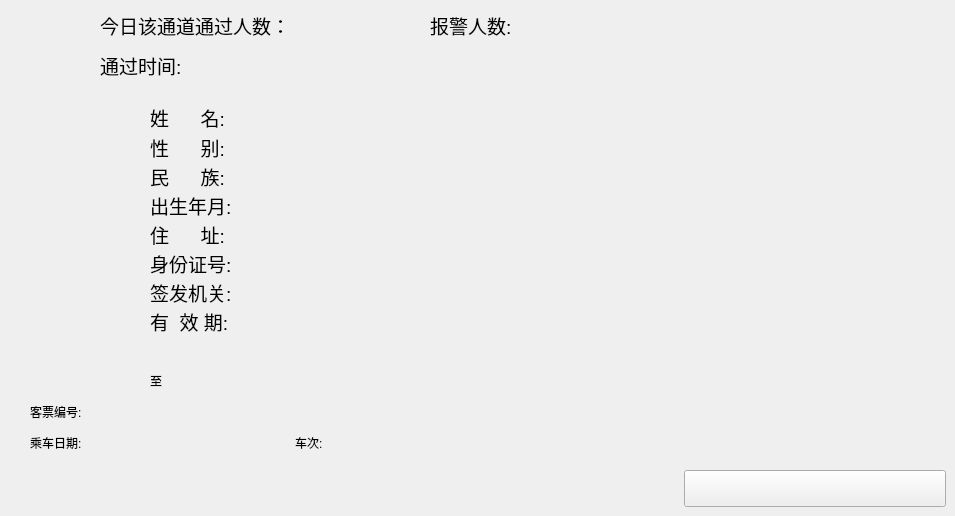
    <widget class="QWidget" name="page1">
     <widget class="QLabel" name="label_idcardusetime_3">
      <property name="geometry">
       <rect>
        <x>250</x>
        <y>311</y>
        <width>401</width>
        <height>21</height>
       </rect>
      </property>
      <property name="font">
       <font>
        <pointsize>14</pointsize>
       </font>
      </property>
      <property name="styleSheet">
       <string notr="true">border:0px </string>
      </property>
      <property name="text">
       <string/>
      </property>
     </widget>
     <widget class="QLabel" name="label_27">
      <property name="geometry">
       <rect>
        <x>150</x>
        <y>107</y>
        <width>91</width>
        <height>21</height>
       </rect>
      </property>
      <property name="font">
       <font>
        <pointsize>14</pointsize>
       </font>
      </property>
      <property name="styleSheet">
       <string notr="true">border:0px</string>
      </property>
      <property name="lineWidth">
       <number>0</number>
      </property>
      <property name="text">
       <string>姓      名:</string>
      </property>
     </widget>
     <widget class="QLabel" name="label_28">
      <property name="geometry">
       <rect>
        <x>150</x>
        <y>311</y>
        <width>91</width>
        <height>21</height>
       </rect>
      </property>
      <property name="font">
       <font>
        <pointsize>14</pointsize>
       </font>
      </property>
      <property name="styleSheet">
       <string notr="true">border:0px</string>
      </property>
      <property name="lineWidth">
       <number>0</number>
      </property>
      <property name="text">
       <string>有  效 期:</string>
      </property>
     </widget>
     <widget class="QLabel" name="label_29">
      <property name="geometry">
       <rect>
        <x>150</x>
        <y>253</y>
        <width>91</width>
        <height>21</height>
       </rect>
      </property>
      <property name="font">
       <font>
        <pointsize>14</pointsize>
       </font>
      </property>
      <property name="styleSheet">
       <string notr="true">border:0px</string>
      </property>
      <property name="lineWidth">
       <number>0</number>
      </property>
      <property name="text">
       <string>身份证号:</string>
      </property>
     </widget>
     <widget class="QLabel" name="label_30">
      <property name="geometry">
       <rect>
        <x>150</x>
        <y>282</y>
        <width>91</width>
        <height>21</height>
       </rect>
      </property>
      <property name="font">
       <font>
        <pointsize>14</pointsize>
       </font>
      </property>
      <property name="styleSheet">
       <string notr="true">border:0px</string>
      </property>
      <property name="lineWidth">
       <number>0</number>
      </property>
      <property name="text">
       <string>签发机关:</string>
      </property>
     </widget>
     <widget class="QLabel" name="label_31">
      <property name="geometry">
       <rect>
        <x>150</x>
        <y>166</y>
        <width>91</width>
        <height>21</height>
       </rect>
      </property>
      <property name="font">
       <font>
        <pointsize>14</pointsize>
       </font>
      </property>
      <property name="styleSheet">
       <string notr="true">border:0px</string>
      </property>
      <property name="lineWidth">
       <number>0</number>
      </property>
      <property name="text">
       <string>民      族:</string>
      </property>
     </widget>
     <widget class="QLabel" name="label_idcardsex_3">
      <property name="geometry">
       <rect>
        <x>250</x>
        <y>137</y>
        <width>201</width>
        <height>21</height>
       </rect>
      </property>
      <property name="font">
       <font>
        <pointsize>14</pointsize>
       </font>
      </property>
      <property name="styleSheet">
       <string notr="true">border:0px </string>
      </property>
      <property name="text">
       <string/>
      </property>
     </widget>
     <widget class="QLabel" name="label_idcarddepart_3">
      <property name="geometry">
       <rect>
        <x>250</x>
        <y>282</y>
        <width>401</width>
        <height>21</height>
       </rect>
      </property>
      <property name="font">
       <font>
        <pointsize>14</pointsize>
       </font>
      </property>
      <property name="styleSheet">
       <string notr="true">border:0px </string>
      </property>
      <property name="text">
       <string/>
      </property>
     </widget>
     <widget class="QLabel" name="label_idcardaddress_3">
      <property name="geometry">
       <rect>
        <x>250</x>
        <y>224</y>
        <width>471</width>
        <height>21</height>
       </rect>
      </property>
      <property name="font">
       <font>
        <pointsize>14</pointsize>
       </font>
      </property>
      <property name="styleSheet">
       <string notr="true">border:0px </string>
      </property>
      <property name="text">
       <string/>
      </property>
     </widget>
     <widget class="QLabel" name="label_idcardnum_3">
      <property name="geometry">
       <rect>
        <x>250</x>
        <y>253</y>
        <width>391</width>
        <height>21</height>
       </rect>
      </property>
      <property name="font">
       <font>
        <pointsize>14</pointsize>
       </font>
      </property>
      <property name="styleSheet">
       <string notr="true">border:0px </string>
      </property>
      <property name="text">
       <string/>
      </property>
     </widget>
     <widget class="QLabel" name="label_idcardnation_3">
      <property name="geometry">
       <rect>
        <x>250</x>
        <y>166</y>
        <width>201</width>
        <height>21</height>
       </rect>
      </property>
      <property name="font">
       <font>
        <pointsize>14</pointsize>
       </font>
      </property>
      <property name="styleSheet">
       <string notr="true">border:0px </string>
      </property>
      <property name="text">
       <string/>
      </property>
     </widget>
     <widget class="QLabel" name="label_32">
      <property name="geometry">
       <rect>
        <x>150</x>
        <y>224</y>
        <width>91</width>
        <height>21</height>
       </rect>
      </property>
      <property name="font">
       <font>
        <pointsize>14</pointsize>
       </font>
      </property>
      <property name="styleSheet">
       <string notr="true">border:0px</string>
      </property>
      <property name="lineWidth">
       <number>0</number>
      </property>
      <property name="text">
       <string>住      址:</string>
      </property>
     </widget>
     <widget class="QLabel" name="label_idcardpic_3">
      <property name="geometry">
       <rect>
        <x>30</x>
        <y>110</y>
        <width>102</width>
        <height>126</height>
       </rect>
      </property>
      <property name="text">
       <string/>
      </property>
     </widget>
     <widget class="QLabel" name="label_idcardbirthday_3">
      <property name="geometry">
       <rect>
        <x>250</x>
        <y>195</y>
        <width>201</width>
        <height>21</height>
       </rect>
      </property>
      <property name="font">
       <font>
        <pointsize>14</pointsize>
       </font>
      </property>
      <property name="styleSheet">
       <string notr="true">border:0px </string>
      </property>
      <property name="text">
       <string/>
      </property>
     </widget>
     <widget class="QLabel" name="label_idcardname_3">
      <property name="geometry">
       <rect>
        <x>250</x>
        <y>107</y>
        <width>201</width>
        <height>21</height>
       </rect>
      </property>
      <property name="font">
       <font>
        <pointsize>14</pointsize>
       </font>
      </property>
      <property name="styleSheet">
       <string notr="true">border:0px </string>
      </property>
      <property name="text">
       <string/>
      </property>
     </widget>
     <widget class="QLabel" name="label_33">
      <property name="geometry">
       <rect>
        <x>150</x>
        <y>137</y>
        <width>91</width>
        <height>21</height>
       </rect>
      </property>
      <property name="font">
       <font>
        <pointsize>14</pointsize>
       </font>
      </property>
      <property name="styleSheet">
       <string notr="true">border:0px</string>
      </property>
      <property name="lineWidth">
       <number>0</number>
      </property>
      <property name="text">
       <string>性      别:</string>
      </property>
     </widget>
     <widget class="QLabel" name="label_34">
      <property name="geometry">
       <rect>
        <x>150</x>
        <y>195</y>
        <width>91</width>
        <height>21</height>
       </rect>
      </property>
      <property name="font">
       <font>
        <pointsize>14</pointsize>
       </font>
      </property>
      <property name="styleSheet">
       <string notr="true">border:0px</string>
      </property>
      <property name="lineWidth">
       <number>0</number>
      </property>
      <property name="text">
       <string>出生年月:</string>
      </property>
     </widget>
     <widget class="QLabel" name="label_acrossnum_3">
      <property name="geometry">
       <rect>
        <x>290</x>
        <y>10</y>
        <width>91</width>
        <height>31</height>
       </rect>
      </property>
      <property name="font">
       <font>
        <pointsize>14</pointsize>
       </font>
      </property>
      <property name="styleSheet">
       <string notr="true">border:0px </string>
      </property>
      <property name="text">
       <string/>
      </property>
     </widget>
     <widget class="QLabel" name="label_35">
      <property name="geometry">
       <rect>
        <x>430</x>
        <y>10</y>
        <width>91</width>
        <height>31</height>
       </rect>
      </property>
      <property name="font">
       <font>
        <pointsize>14</pointsize>
       </font>
      </property>
      <property name="styleSheet">
       <string notr="true">border:0px</string>
      </property>
      <property name="lineWidth">
       <number>0</number>
      </property>
      <property name="text">
       <string>报警人数:</string>
      </property>
     </widget>
     <widget class="QLabel" name="label_36">
      <property name="geometry">
       <rect>
        <x>100</x>
        <y>10</y>
        <width>201</width>
        <height>31</height>
       </rect>
      </property>
      <property name="font">
       <font>
        <pointsize>14</pointsize>
       </font>
      </property>
      <property name="styleSheet">
       <string notr="true">border:0px</string>
      </property>
      <property name="lineWidth">
       <number>0</number>
      </property>
      <property name="text">
       <string>今日该通道通过人数：</string>
      </property>
     </widget>
     <widget class="QLabel" name="label_warnnum_3">
      <property name="geometry">
       <rect>
        <x>520</x>
        <y>10</y>
        <width>91</width>
        <height>31</height>
       </rect>
      </property>
      <property name="font">
       <font>
        <pointsize>14</pointsize>
       </font>
      </property>
      <property name="styleSheet">
       <string notr="true">border:0px </string>
      </property>
      <property name="text">
       <string/>
      </property>
     </widget>
     <widget class="QLabel" name="label_37">
      <property name="geometry">
       <rect>
        <x>100</x>
        <y>50</y>
        <width>91</width>
        <height>31</height>
       </rect>
      </property>
      <property name="font">
       <font>
        <pointsize>14</pointsize>
       </font>
      </property>
      <property name="styleSheet">
       <string notr="true">border:0px</string>
      </property>
      <property name="lineWidth">
       <number>0</number>
      </property>
      <property name="text">
       <string>通过时间:</string>
      </property>
     </widget>
     <widget class="QLabel" name="label_acrosstime_3">
      <property name="geometry">
       <rect>
        <x>190</x>
        <y>50</y>
        <width>171</width>
        <height>31</height>
       </rect>
      </property>
      <property name="font">
       <font>
        <pointsize>14</pointsize>
       </font>
      </property>
      <property name="styleSheet">
       <string notr="true">border:0px </string>
      </property>
      <property name="text">
       <string/>
      </property>
     </widget>
     <widget class="QLabel" name="label_picchannel_3">
      <property name="geometry">
       <rect>
        <x>30</x>
        <y>20</y>
        <width>54</width>
        <height>52</height>
       </rect>
      </property>
      <property name="text">
       <string/>
      </property>
     </widget>
     <widget class="QLabel" name="label_station_start">
      <property name="geometry">
       <rect>
        <x>30</x>
        <y>370</y>
        <width>100</width>
        <height>21</height>
       </rect>
      </property>
      <property name="text">
       <string/>
      </property>
     </widget>
     <widget class="QLabel" name="label_zhi">
      <property name="geometry">
       <rect>
        <x>150</x>
        <y>370</y>
        <width>50</width>
        <height>21</height>
       </rect>
      </property>
      <property name="text">
       <string>至</string>
      </property>
     </widget>
     <widget class="QLabel" name="label_station_end">
      <property name="geometry">
       <rect>
        <x>225</x>
        <y>370</y>
        <width>100</width>
        <height>21</height>
       </rect>
      </property>
      <property name="text">
       <string/>
      </property>
     </widget>
     <widget class="QLabel" name="label">
      <property name="geometry">
       <rect>
        <x>30</x>
        <y>401</y>
        <width>80</width>
        <height>21</height>
       </rect>
      </property>
      <property name="text">
       <string>客票编号:</string>
      </property>
      <property name="alignment">
       <set>Qt::AlignLeading|Qt::AlignLeft|Qt::AlignVCenter</set>
      </property>
     </widget>
     <widget class="QLabel" name="label_ticket_num">
      <property name="geometry">
       <rect>
        <x>130</x>
        <y>401</y>
        <width>150</width>
        <height>21</height>
       </rect>
      </property>
      <property name="text">
       <string/>
      </property>
     </widget>
     <widget class="QLabel" name="label_4">
      <property name="geometry">
       <rect>
        <x>30</x>
        <y>432</y>
        <width>80</width>
        <height>21</height>
       </rect>
      </property>
      <property name="text">
       <string>乘车日期:</string>
      </property>
     </widget>
     <widget class="QLabel" name="label_ticket_date">
      <property name="geometry">
       <rect>
        <x>130</x>
        <y>432</y>
        <width>150</width>
        <height>21</height>
       </rect>
      </property>
      <property name="text">
       <string/>
      </property>
     </widget>
     <widget class="QLabel" name="label_39">
      <property name="geometry">
       <rect>
        <x>295</x>
        <y>432</y>
        <width>70</width>
        <height>21</height>
       </rect>
      </property>
      <property name="text">
       <string>车次:</string>
      </property>
     </widget>
     <widget class="QLabel" name="label_ticket_index">
      <property name="geometry">
       <rect>
        <x>380</x>
        <y>432</y>
        <width>150</width>
        <height>21</height>
       </rect>
      </property>
      <property name="text">
       <string/>
      </property>
     </widget>
     <widget class="QToolButton" name="toolButton_search">
      <property name="geometry">
       <rect>
        <x>684</x>
        <y>470</y>
        <width>262</width>
        <height>37</height>
       </rect>
      </property>
      <property name="text">
       <string/>
      </property>
     </widget>
     <widget class="QLabel" name="label_warn_alise_1">
      <property name="geometry">
       <rect>
        <x>455</x>
        <y>159</y>
        <width>168</width>
        <height>168</height>
       </rect>
      </property>
      <property name="text">
       <string/>
      </property>
     </widget>
    </widget>
